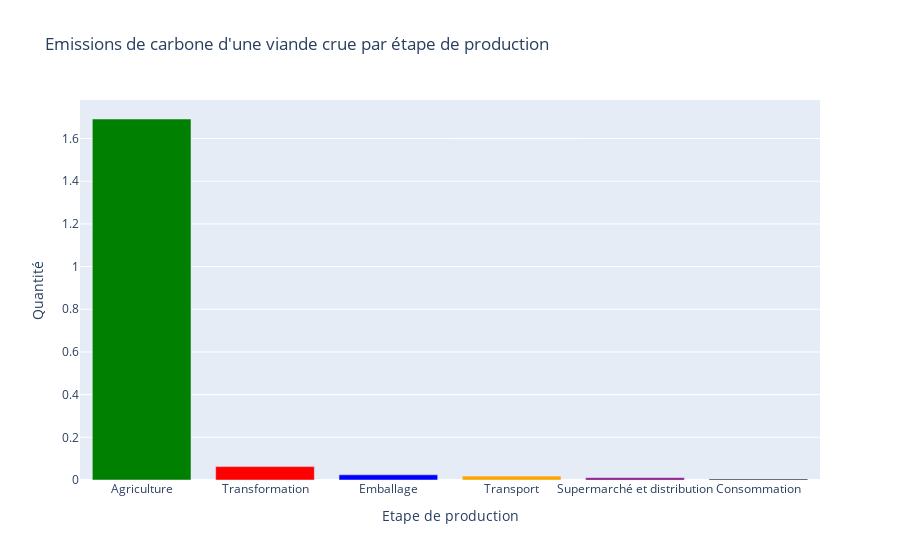

Source (notebook cell):
### Code cell
couleurs = ['green', 'red', 'blue', 'orange', 'purple','pink']

fig = go.Figure(data=[go.Bar(x=viandes_cru.index, y=viandes_cru, marker=dict(color=couleurs))])

fig.update_layout(
    title="Emissions de carbone d'une viande crue par étape de production",
    xaxis_title="Etape de production",
    yaxis_title="Quantité"
)

fig.show()

### Figure 1 — Plotly figure (JSON) as saved in the notebook; plotly's stock layout.template omitted (floating-point values rounded to 4 significant figures)
{"data": [{"marker": {"color": ["green", "red", "blue", "orange", "purple"]}, "x": ["Agriculture", "Transformation", "Emballage", "Transport", "Supermarché et distribution", "Consommation"], "y": [1.691, 0.06277, 0.0244, 0.01828, 0.009973, 0.004238], "type": "bar"}], "layout": {"title": {"text": "Emissions de carbone d'une viande crue par étape de production"}, "xaxis": {"title": {"text": "Etape de production"}}, "yaxis": {"title": {"text": "Quantité"}}}}
